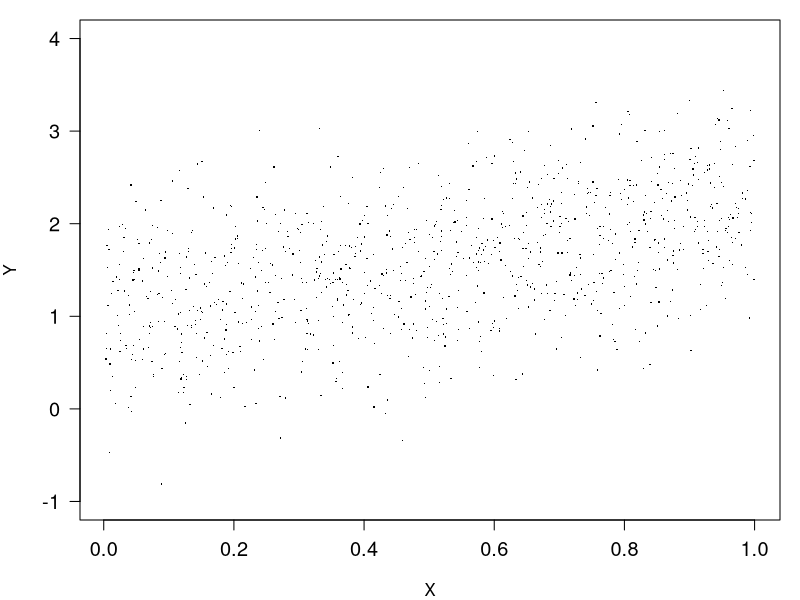
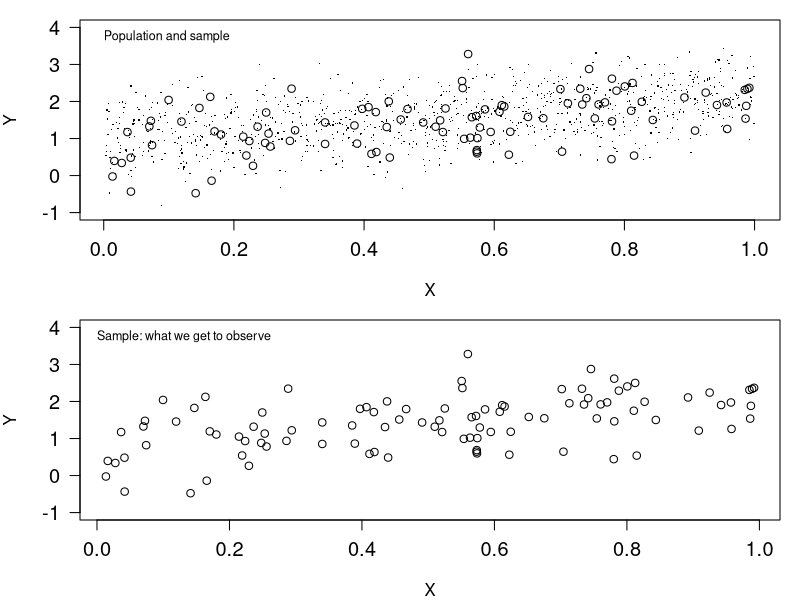

Here is the R script that generated these plots, in order:
## ---- chunk 1
library(xtable)
d = as.data.frame(rbind(c(100,100,200),c(50,150,200),c(150,250,400)))
row.names(d) = c("X=0","X=1","Total")
names(d) =c("Y=0","Y=1","Total")
print(xtable(d,align="|c|c|c|c|",digits=0), hline.after=c(-1,0,1,2,3),comment=FALSE)
## ---- chunk 2
set.seed(542)
x = runif(n=1000)
y = 1+x+0.2*x^2 + rnorm(n=1000,mean=0,sd=0.6)
par(mar=c(4,4,1,1))
plot(x,y,las=1,cex.axis=1.2,cex=1.2,pch=".",ylab="Y",xlab="X",ylim=c(-1,4))
## ---- chunk 3
set.seed(542)
x = runif(n=1000)
y = 1+x+0.2*x^2 + rnorm(n=1000,mean=0,sd=0.6)
par(mar=c(4,4,1,1),mfrow=c(2,1))
plot(x,y,las=1,cex.axis=1.2,cex=1.2,pch=".",ylab="Y",xlab="X",ylim=c(-1,4))
xs = runif(n=100)
ys = 1+xs+.2*xs^2 + rnorm(n=100,mean=0,sd=0.6)
points(xs,ys,pch=1)
text(0,3.75,"Population and sample",adj=0,cex=0.75)
plot(xs,ys,las=1,cex.axis=1.2,pch=1,ylab="Y",xlab="X",ylim=c(-1,4))
text(0,3.75,"Sample: what we get to observe",adj=0,cex=0.75)
